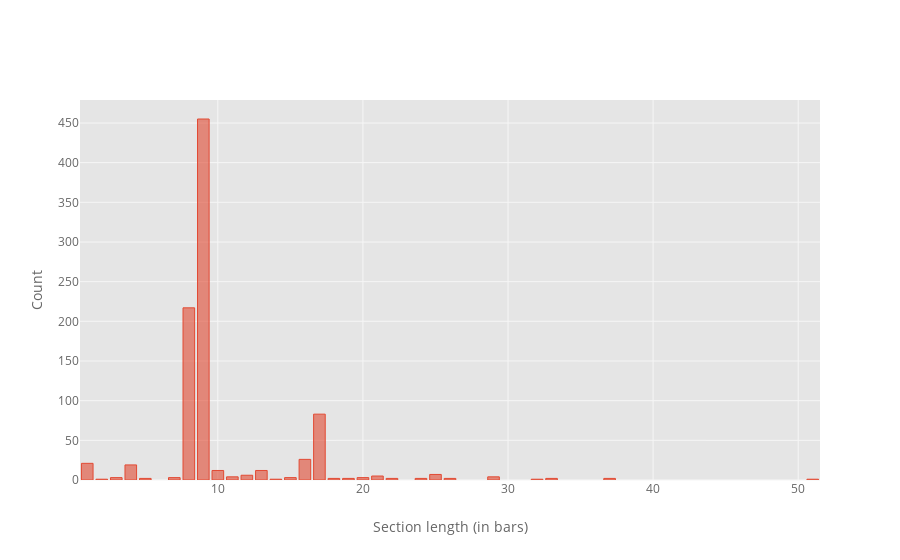

Notebook code cell kept with this figure:
### Markdown cell above
### Length of individual sections

### Code cell
print('Most sections are normatively 8 measures long, but there are also several 16 measure-long sections: it could be hypothesised that these sections are internally binary.')
measure_list.groupby(['id', 'section']).size().value_counts().iplot('bar', xTitle='Section length (in bars)', yTitle='Count')

### Figure 1 — Plotly figure (JSON) as saved in the notebook; plotly's stock layout.template omitted (floating-point values rounded to 4 significant figures)
{"data": [{"marker": {"color": "rgba(226, 74, 51, 0.6)", "line": {"color": "rgba(226, 74, 51, 1.0)", "width": 1}}, "name": "None", "orientation": "v", "text": "", "type": "bar", "uid": "48d1700c-78ab-4d31-979f-54e2cef2b68e", "x": [9, 8, 17, 16, 1, 4, 13, 10, 25, 12, 21, 11, 29, 3, 20, 7, 15, 5, 33, 26, 37, 18, 19, 22, 24, 14, 32, 2, 51], "y": [455, 217, 83, 26, 21, 19, 12, 12, 7, 6, 5, 4, 4, 3, 3, 3, 3, 2, 2, 2, 2, 2, 2, 2, 2, 1, 1, 1, 1]}], "layout": {"autosize": true, "legend": {"bgcolor": "#FFFFFF", "font": {"color": "#666666"}}, "paper_bgcolor": "#FFFFFF", "plot_bgcolor": "#E5E5E5", "title": {"font": {"color": "#151516"}}, "xaxis": {"autorange": true, "gridcolor": "#F6F6F6", "range": [0.5, 51.5], "showgrid": true, "tickfont": {"color": "#666666"}, "title": {"font": {"color": "#666666"}, "text": "Section length (in bars)"}, "type": "linear", "zerolinecolor": "#F6F6F6"}, "yaxis": {"autorange": true, "gridcolor": "#F6F6F6", "range": [0, 478.9], "showgrid": true, "tickfont": {"color": "#666666"}, "title": {"font": {"color": "#666666"}, "text": "Count"}, "type": "linear", "zerolinecolor": "#F6F6F6"}}}
